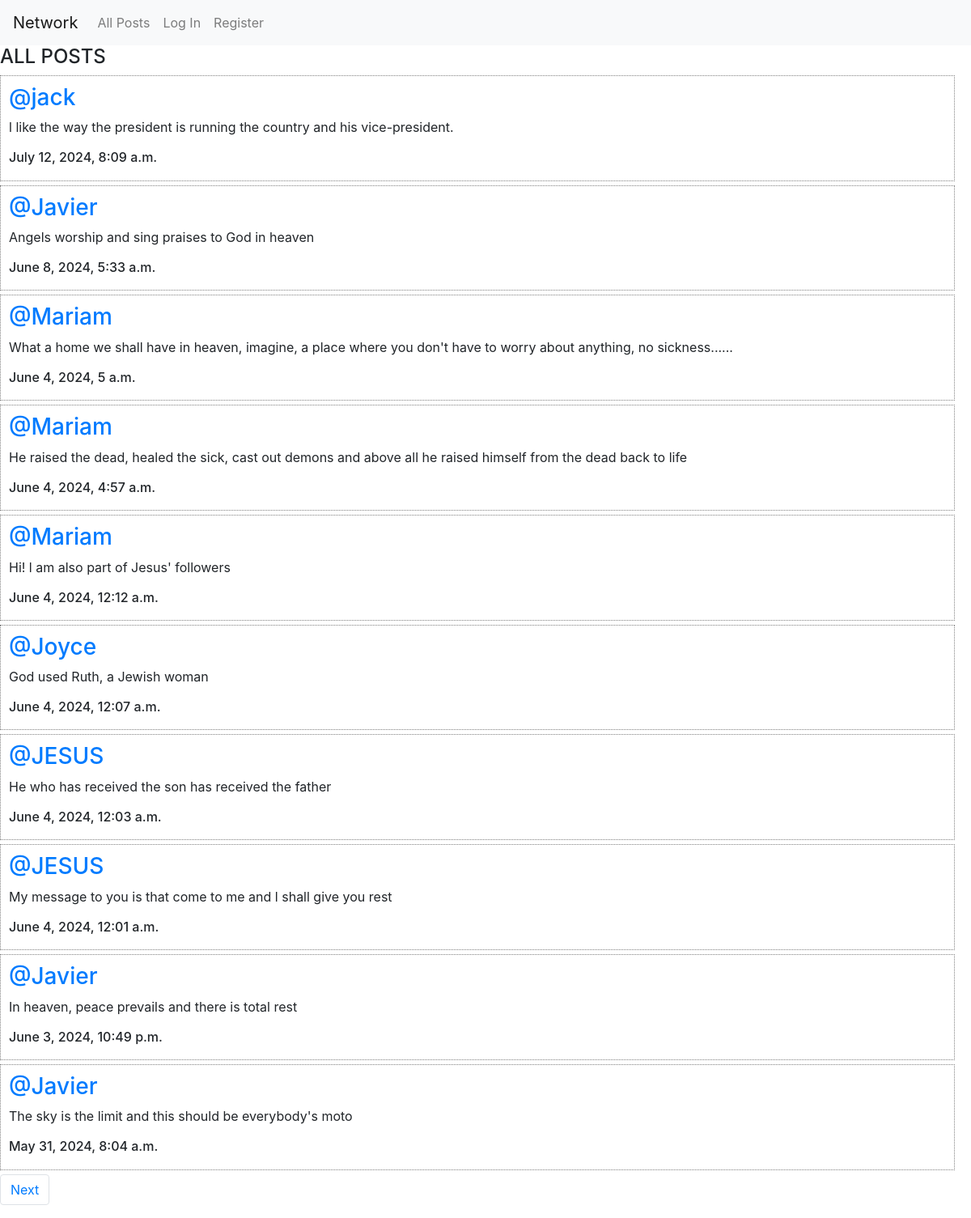
The page / on the database its author committed.
### network/models.py (models this page shows, shortened)
class Post(models.Model):
    user = models.ForeignKey(User, on_delete=models.CASCADE, related_name= "sender")
    information = models.CharField(max_length= 165)
    date = models.DateTimeField(auto_now_add= True)

class User(AbstractUser):
    pass

### network/views.py (the view)
# urls.py: path("", views.index, name="index"),
def index(request):
    all_posts = Post.objects.all().order_by("id").reverse()
    paginator= Paginator(all_posts, 10)
    page_number= request.GET.get('page')
    page_posts= paginator.get_page(page_number)
    all_liked_posts= Like.objects.all()
    individual_likes= []
    try:
        for liked_post in all_liked_posts:
            if liked_post.user.id == request.user.id:
                individual_likes.append(liked_post.post.id)
    except:
        individual_likes= []
    return render(request, "network/index.html", {
        "all_posts": all_posts,
        "page_posts":page_posts,
        "individual_likes":individual_likes,
    })

### network/templates/network/index.html (shortened to what this page needs)
{% extends "network/layout.html" %}
{% load static %}
{% block body %}
    <h4>ALL POSTS</h4>
    <div class= "allPosts">
        {% for post in page_posts %}
            <div class= "post_2">
                <h3 class="username"><a href="{% url 'profile' user_id=post.user.id %}">@{{post.user}}</a></h3>
        <p class="information" id="information{{post.id}}">{{post.information}}</p>
                <h6 class="date">{{post.date}}</h6>
            </div>
        {% endfor %}
    </div>
            <nav aria-label= "Page navigation example">
                <ul class="pagination">
                    {%  if page_posts.has_next %}
                        <li class="page-item"><a class="page-link" href="?page={{page_posts.next_page_number}}">Next</a></li>
                    {% endif %}
                </ul>
            </nav>
{% endblock %}

### network/templates/network/layout.html (shortened to what this page needs)
{% load static %}
<!DOCTYPE html>
<html lang="en">
    <head>
        <link rel="stylesheet" href="https://stackpath.bootstrapcdn.com/bootstrap/4.4.1/css/bootstrap.min.css">
        <link href="{% static 'network/style.css' %}" rel="stylesheet">
        <link rel="stylesheet" href="https://cdnjs.cloudflare.com/ajax/libs/font-awesome/4.7.0/css/font-awesome.min.css">
    </head>
    <body>
        <nav class="navbar navbar-expand-lg navbar-light bg-light">
            <a class="navbar-brand" href="{% url 'index' %}">Network</a>
            <div>
              <ul class="navbar-nav mr-auto">
                    <li class="nav-item">
                        <a class="nav-link" href="{% url 'index' %}">All Posts</a>
                    </li>
                {% if user.is_authenticated %}
                    <li class="nav-item">
                        <a class="nav-link" href="{% url 'following' %}">Following</a>
                    </li>
                    <li class="nav-item">
                        <a class="nav-link" href="{% url 'logout' %}">Log Out</a>
                    </li>
                {% else %}
                    <li class="nav-item">
                        <a class="nav-link" href="{% url 'login' %}">Log In</a>
                    </li>
                    <li class="nav-item">
                        <a class="nav-link" href="{% url 'register' %}">Register</a>
                    </li>
                {% endif %}
              </ul>
            </div>
          </nav>
        <div class="body">
            {% block body %}
            {% endblock %}
        </div>
    </body>
</html>

### network/static/network/style.css (style rules this page uses)
.post_2 { border: 1px dotted grey; margin-top:5px; margin-bottom:5px; display:flex; justify-content:center; flex-direction:column;margin-right:20px; padding:10px; }

### rows shown on the page
Post: user "jack", information "l like the way the president is running the country and his vice-president.", date "July 12, 2024, 8:09 a.m."
Post: user "Javier", information "Angels worship and sing praises to God in heaven", date "June 8, 2024, 5:33 a.m."
Post: user "Mariam", information "What a home we shall have in heaven, imagine, a place where you don't have to worry about anything, no sickness......", date "June 4, 2024, 5 a.m."
Post: user "Mariam", information "He raised the dead, healed the sick, cast out demons and above all he raised himself from the dead back to life", date "June 4, 2024, 4:57 a.m."
Post: user "Mariam", information "Hi! l am also part of Jesus' followers", date "June 4, 2024, 12:12 a.m."
Post: user "Joyce", information "God used Ruth, a Jewish woman", date "June 4, 2024, 12:07 a.m."
Post: user "JESUS", information "He who has received the son has received the father", date "June 4, 2024, 12:03 a.m."
Post: user "JESUS", information "My message to you is that come to me and l shall give you rest", date "June 4, 2024, 12:01 a.m."
Post: user "Javier", information "In heaven, peace prevails and there is total rest", date "June 3, 2024, 10:49 p.m."
Post: user "Javier", information "The sky is the limit and this should be everybody's moto", date "May 31, 2024, 8:04 a.m."
